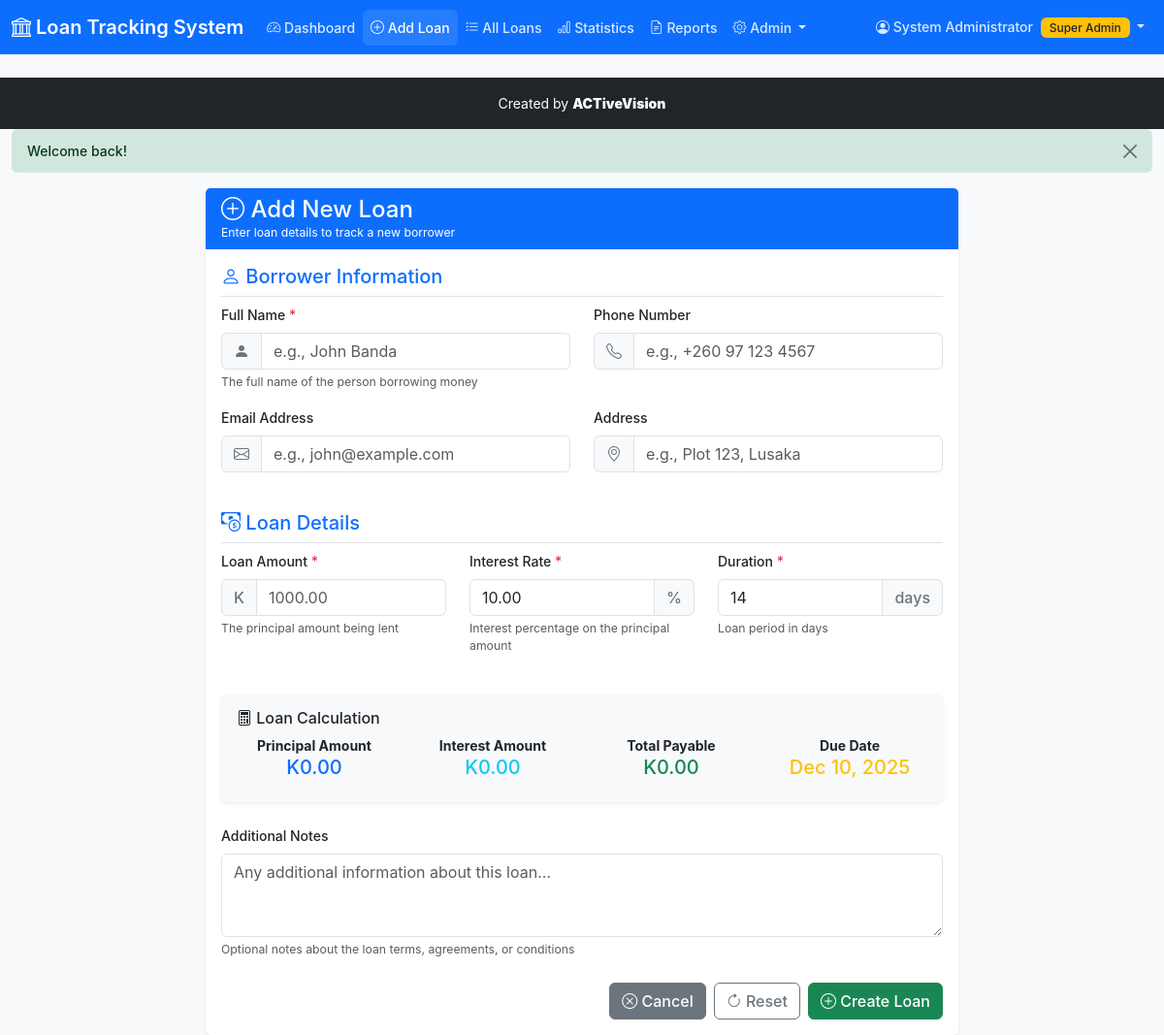
The app's page /add-loan.php (signed in) with its own data.
### tables this page shows
CREATE TABLE IF NOT EXISTS settings (
    id INT AUTO_INCREMENT PRIMARY KEY,
    setting_key VARCHAR(100) NOT NULL UNIQUE,
    setting_value TEXT NOT NULL,
    description TEXT DEFAULT NULL,
    updated_by INT DEFAULT NULL,
    updated_at TIMESTAMP DEFAULT CURRENT_TIMESTAMP ON UPDATE CURRENT_TIMESTAMP,
    INDEX idx_updated_by (updated_by)
);

### add-loan.php (the view, shortened to what the rows shown need)
<?php
require_once 'includes/app.php';
$defaultInterestRate = getSetting('default_interest_rate', '10.00');
?>
<!DOCTYPE html>
<html lang="en">
<head>
    <link href="https://cdn.jsdelivr.net/npm/bootstrap@5.3.0/dist/css/bootstrap.min.css" rel="stylesheet">
    <link href="https://cdn.jsdelivr.net/npm/bootstrap-icons@1.10.5/font/bootstrap-icons.css" rel="stylesheet">
    <link href="css/style.css" rel="stylesheet">
</head>
<body>
    <?php include 'includes/navigation.php'; ?>
    <div class="container-fluid">
        <div class="row">
            <div class="col-lg-8 mx-auto">
                <div class="card">
                    <div class="card-body">
                        <form method="POST" action="" id="addLoanForm">
                            <div class="row mb-4">
                                <div class="col-md-4 mb-3">
                                    <div class="input-group">
                                        <span class="input-group-text"><?php echo getSetting('currency_symbol', 'K'); ?></span>
                                        <input type="number" class="form-control" id="loan_amount" name="loan_amount"
                                               value="<?php echo htmlspecialchars($loanData['loan_amount'] ?? ''); ?>"
                                               required step="0.01" min="1" placeholder="1000.00"
                                               onchange="calculateTotal()">
                                    </div>
                                </div>
                                <div class="col-md-4 mb-3">
                                    <div class="input-group">
                                        <input type="number" class="form-control" id="interest_rate" name="interest_rate"
                                               value="<?php echo htmlspecialchars($loanData['interest_rate'] ?? $defaultInterestRate); ?>"
                                               required step="0.01" min="0" max="100" placeholder="10.00"
                                               onchange="calculateTotal()">
                                        <span class="input-group-text">%</span>
                                    </div>
                                </div>
                            </div>
                        </form>
                    </div>
                </div>
            </div>
        </div>
    </div>
</body>
</html>

### includes/navigation.php (shortened to what the rows shown need)
<nav class="navbar navbar-expand-lg navbar-dark bg-primary mb-4">
    <div class="container-fluid">
        <a class="navbar-brand" href="dashboard.php">
            <i class="bi bi-bank"></i>
            <?php echo getSetting('site_name', 'Loan Tracker'); ?>
        </a>
        <div class="collapse navbar-collapse" id="navbarNav">
            <ul class="navbar-nav me-auto">
            </ul>
            <ul class="navbar-nav">
            </ul>
        </div>
    </div>
</nav>

### records on screen
settings: setting_value "Loan Tracking System"
settings: setting_value "K"
settings: interest_rate "10.00"

### other values on screen
$user['full_name'] "System Administrator"
$flash['message'] "Welcome back!"
